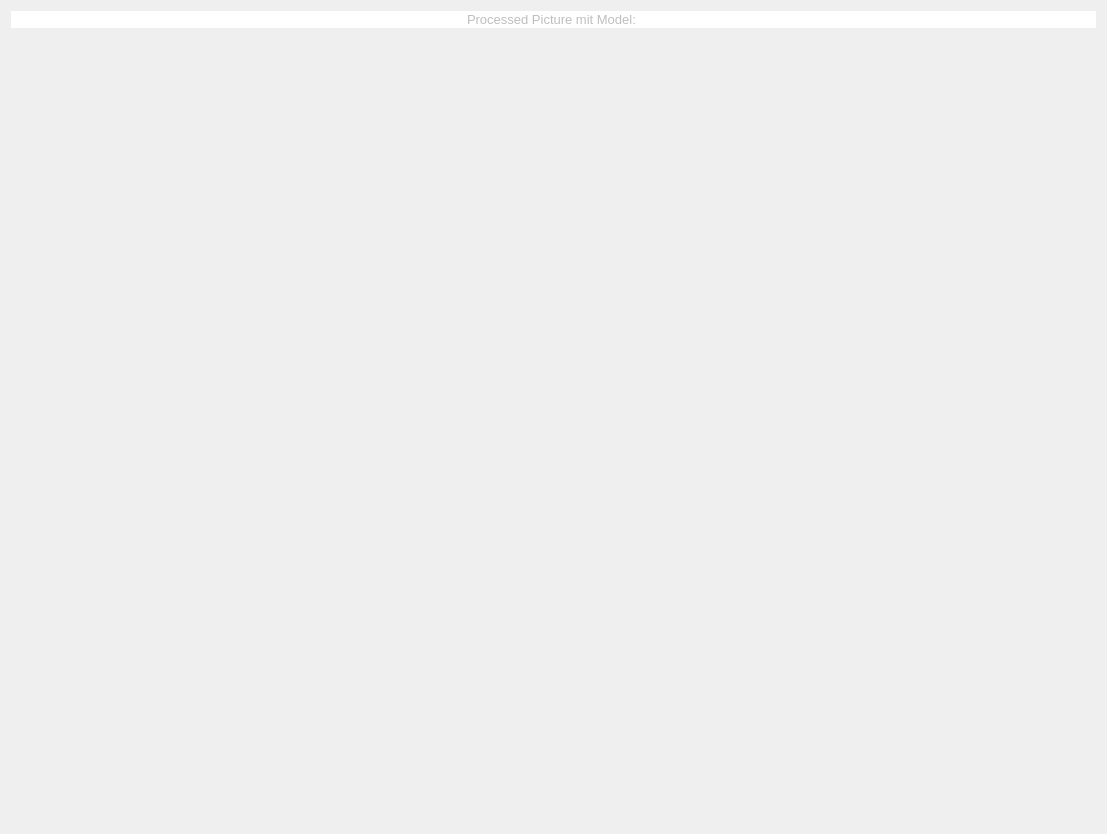
<?xml version="1.0" encoding="UTF-8"?>
<ui version="4.0">
 <class>Dialog</class>
 <widget class="QDialog" name="Dialog">
  <property name="geometry">
   <rect>
    <x>0</x>
    <y>0</y>
    <width>1107</width>
    <height>834</height>
   </rect>
  </property>
  <property name="windowTitle">
   <string>Dialog</string>
  </property>
  <layout class="QGridLayout" name="gridLayout">
   <item row="1" column="0">
    <widget class="QLabel" name="lb_ImageLarge">
     <property name="text">
      <string/>
     </property>
    </widget>
   </item>
   <item row="0" column="0">
    <widget class="QLineEdit" name="ln_heading">
     <property name="enabled">
      <bool>false</bool>
     </property>
     <property name="cursor">
      <cursorShape>ArrowCursor</cursorShape>
     </property>
     <property name="styleSheet">
      <string notr="true">border: none;
font-family:'Segoe UI Semilight';
font-size:9.75pt; 
font-weight:400; 
font-style:normal</string>
     </property>
     <property name="text">
      <string>Processed Picture mit Model: </string>
     </property>
     <property name="alignment">
      <set>Qt::AlignCenter</set>
     </property>
    </widget>
   </item>
  </layout>
 </widget>
 <resources/>
 <connections/>
</ui>
